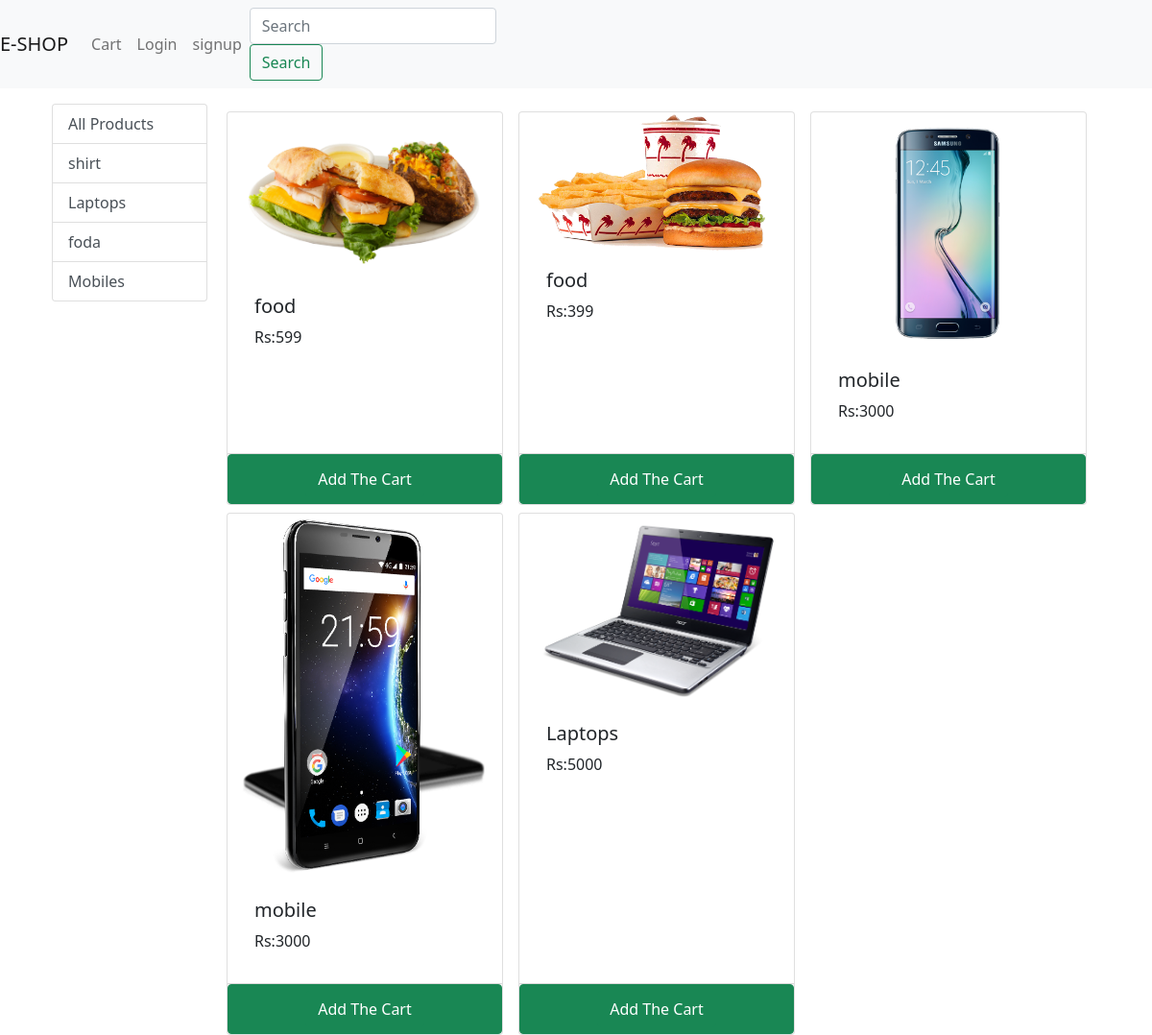
The page / on the database its author committed.
### Myapp/models.py (models this page shows, shortened)
class Category(models.Model):
    name = models.CharField( max_length=50)
    @staticmethod
    def allcategory():
        return Category.objects.all()

class Product(models.Model):
    name = models.CharField( max_length=50)
    price =models.IntegerField()
    category =models.ForeignKey(Category,  on_delete=models.CASCADE)
    image = models.ImageField(upload_to="media")
    des = models.TextField()
    @staticmethod
    def allproduct():
        return Product.objects.all()

### Myapp/views.py (the view)
# urls.py: path('',views.index, name="home"),
def index(request):
    if request.method =="POST":
        product = request.POST.get('product')
        remove=request.POST.get('remove')
        cart = request.session.get('cart')
        if cart:
            quantity=cart.get(product)
            if quantity:
                if remove:
                  cart[product] = quantity - 1
                else:
                    cart[product] = quantity + 1
            else:
                cart[product] = 1
        else:
            cart={}
            cart[product] = 1
        request.session['cart'] = cart
        if cart == 0:
            messages.info(request,'Cart is empty')
        return HttpResponseRedirect("/")
    else:
        cart=request.session.get('cart')
        if not cart:
            request.session.cart ={}
    products=None
    categories=Category.allcategory()
    categoryID=request.GET.get('category')
    if categoryID:
        products=Product.allproductid(categoryID)
    else:
        products=Product.allproduct()
    return render(request,'Myapp/index.html',{"products":products,"categories":categories})

### Myapp/templatetags/cart.py (called while the page is built)
@register.filter(name="is_in_cart")
def is_in_cart(product,cart):
    keys = cart.keys()
    for id in keys:
        if id== product.id:
            return True
    return False

### Myapp/templates/Myapp/index.html (shortened to what this page needs)
{% extends 'Myapp/base.html' %}
{% block body %}
{% load cart%}
<div class="container mt-3">
  <div class="row mx-auto">
    <div class="col-lg-2">
      <div class="list-group">
        <a href="/" class="list-group-item list-group-item-action">All Products</a>
        {% for category in categories %}
        <a href="/?category={{category.id}}" class="list-group-item list-group-item-action">{{category.name}}</a>
        {% endfor %}
      </div>
    </div>
    <div class="col-lg-10 mx-auto">
      <div class="row">
        {% for product in products %}
        <div class="card mt-2 mx-2" id={{product.id}} style="width: 18rem;">
          <img src="{{product.image.url}}" class="card-img-top img-fluid" alt="...">
          <div class="card-body">
            <h5 class="card-title">{{product.name}}</h5>
            <p> Rs:{{product.price}}</p>
          </div>
          <div class="card-footer p-0 row nu-gutters ">
            {% if product|is_in_cart:request.session.cart %}
            <div class="row">
              <form action="/#{{product.id}}" method="POST" class="col-2">
                {% csrf_token %}
                <input type="text" hidden name="product" value="{{product.id}}">
                <input type="text" hidden name="remove" value="True">
                <input type="submit" value=" - " class="btn btn-danger">
                </form>
              <div class="text-center col"> {{product|cart_quantity:request.session.cart}} in Cart</div>
              <form action="/#{{product.id}}" method="POST" class="col-2">
              {% csrf_token %}
              <input type="text" hidden name="product" value="{{product.id}}">
              <input type="submit" value=" + " class="btn btn-danger">
              </form>
            </div>
            {% else%}
            <form action="/#{{product.id}}" method="POST" class="btn btn-success">
              <input type="submit" class="btn btn-success" value="Add The Cart">
            </form>
            {% endif %}
          </div>
        </div>
        {% endfor %}
      </div>
    </div>
  </div>
  {% endblock body %}

### Myapp/templates/Myapp/base.html (shortened to what this page needs)
<!doctype html>
<html lang="en">
<head>
  <link href="https://cdn.jsdelivr.net/npm/bootstrap@5.0.0-beta1/dist/css/bootstrap.min.css" rel="stylesheet"
>
</head>
<body>
  <nav class="navbar navbar-expand-lg navbar-light bg-light">
    <a class="navbar-brand" href="{% url 'home' %}">E-SHOP</a>
    <div class="collapse navbar-collapse" id="navbarSupportedContent">
      <ul class="navbar-nav ml-auto">
        <li class="nav-item">
          <a class="nav-link " href="{% url 'cart' %}">Cart</a>
        </li>
        {%if request.user.is_authenticated%}
        <p> WELCOME</p>
        <li class="nav-item">
          <a class="nav-link " href="{% url 'logout' %}">Logout</a>
        </li>
        <li class="nav-item">
          <a class="nav-link " href="#">YOUR order</a>
        </li>
         {%else%}
        <li class="nav-item">
          <a class="nav-link " href="{% url 'userlog' %}">Login</a>
        </li>
        <li class="nav-item">
          <a class="nav-link " href="{% url 'loginuser' %}">signup</a>
        </li>
         {% endif%}
      </ul>
      <form class="form-inline my-2 my-lg-0">
        <input class="form-control mr-sm-2" type="search" placeholder="Search" aria-label="Search">
        <button class="btn btn-outline-success my-2 my-sm-0" type="submit">Search</button>
      </form>
    </div>
  </nav>
  {% block body %}
  {% endblock body %}
</body>
</html>

### Myapp/templates/Myapp/base.html (style rules this page uses)
a { text-decoration: none; }

### rows shown on the page
Category: name "shirt"
Category: name "Laptops"
Category: name "foda"
Category: name "Mobiles"
Product: image (picture), name "food", price "599"
Product: image (picture), name "food", price "399"
Product: image (picture), name "mobile", price "3000"
Product: image (picture), name "mobile", price "3000"
Product: image (picture), name "Laptops", price "5000"
